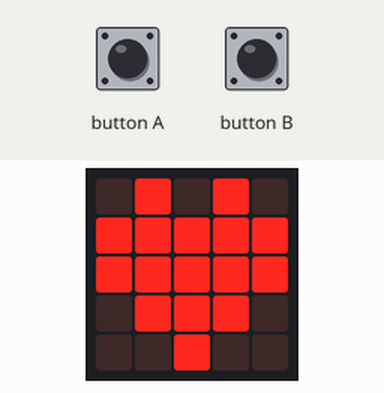
Simulated run of this program. Board: Calliope mini (MakeCode). Shown: the board's 5×5 LED display.

Above: at 0.1 s.
At 1.5 s:
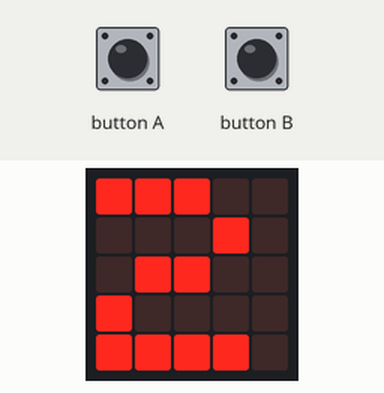
At 2.2 s:
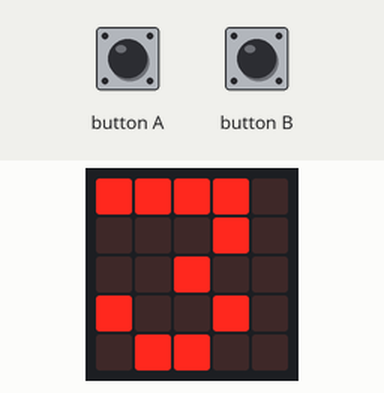
At 5.2 s:
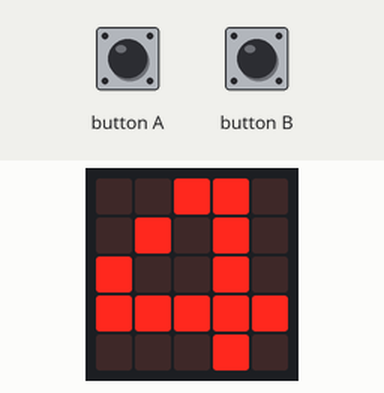
At 13.9 s:
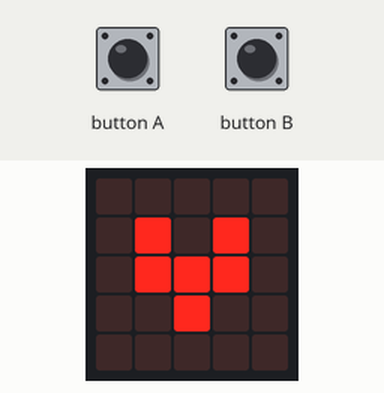

The program:

main.ts
```typescript
function Herzschlag () {
    basic.showIcon(IconNames.Heart)
    basic.pause(100)
    basic.showIcon(IconNames.SmallHeart)
    basic.pause(100)
}
Herzschlag()
if (input.buttonIsPressed(Button.A)) {
    basic.showNumber(0)
}
if (input.buttonIsPressed(Button.B)) {
    basic.showNumber(1)
} else {
    basic.showNumber(2)
}
for (let index = 0; index < 4; index++) {
    basic.showNumber(3)
}
for (let index = 0; index < 5; index++) {
    basic.showNumber(4)
}
while (input.buttonIsPressed(Button.A)) {
    basic.showNumber(5)
}
while (input.buttonIsPressed(Button.A)) {
    basic.showNumber(6)
    if (input.buttonIsPressed(Button.B)) {
        break;
    }
}
for (let index = 0; index < 4; index++) {
    Herzschlag()
}
```

test.ts
```typescript
// Hier kann man Tests durchführen; diese Datei wird nicht kompiliert, wenn dieses Paket als Erweiterung verwendet wird.
```

Measured:
- what the display in image 1 shows lasts 0.8 s, from 1.4 s to 2.2 s
- what the display in image 2 shows lasts 3.0 s, from 2.2 s to 5.2 s
- what the display in image 3 shows lasts 3.7 s, from 5.2 s to 8.9 s
